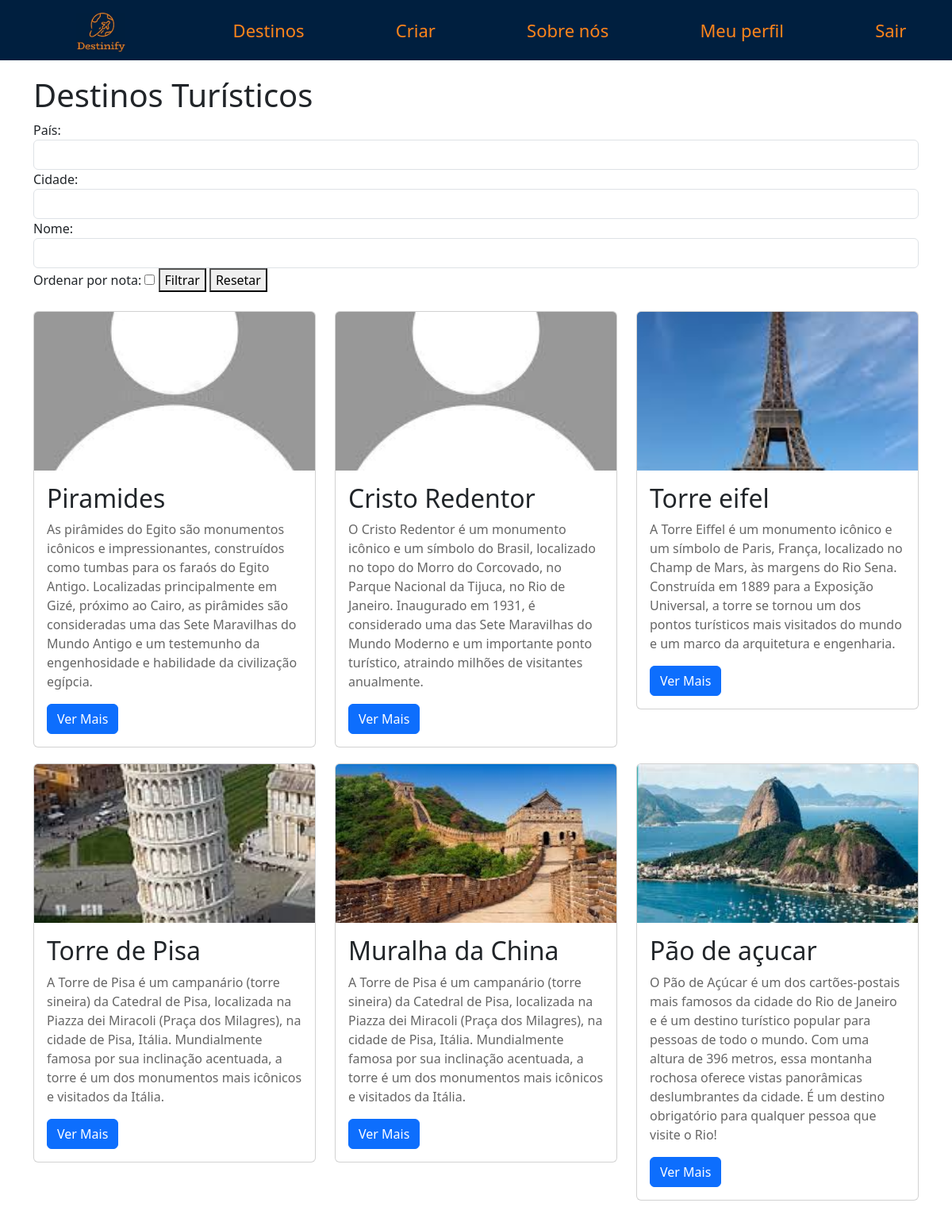
The app's page //destinos/ (signed in) with its own data.
### destinos/models.py (models this page shows, shortened)
class LugarTuristico(models.Model):
    nome = models.CharField(max_length=255)
    pais = models.CharField(max_length=255)
    estado = models.CharField(max_length=255,  blank=True, null=True, default='')
    cidade = models.CharField(max_length=255)
    foto = models.ImageField(upload_to="lugares/", blank=True, null=True)
    descricao = models.TextField()
    nota = models.DecimalField(max_digits=2, decimal_places=1, null=True, default=0)
    comentarios = models.ManyToManyField('Comentario', blank=True)

### destinos/views.py (the view)
# urls.py: path('/destinos/', include('destinos.urls')),
@login_required
def destinos(request):
    filters = {}
    for field in ["pais", "cidade", "nome"]:
        value = request.GET.get(field)
        if value:
            filters[f"{field}__icontains"] = value
    if request.GET.get("ordenar_por_nota"):
        destinos = LugarTuristico.objects.filter(**filters).order_by("-nota")
    else:
        destinos = LugarTuristico.objects.filter(**filters)
    return render(request, "destinos.html", {"destinos": destinos})

### destinos/templates/destinos.html
{% extends "base.html" %}
{% load static %}
{% block 'cabecalho' %}
    <link rel="stylesheet" href="{% static 'destinos/css/destinos.css' %}" />
{% endblock 'cabecalho' %}
{% block 'conteudo' %}
    <div class="container">
        <h1>Destinos Turísticos</h1>
        <form action="{% url 'destinos' %}" method="GET">
            <label for="pais">País:</label>
            <input class="form-control" type="text" name="pais" id="pais" value="{{ pais }}">
            <label for="cidade">Cidade:</label>
            <input  class="form-control" type="text" name="cidade" id="cidade" value="{{ cidade }}">
            <label for="nome">Nome:</label>
            <input class="form-control" type="text" name="nome" id="nome" value="{{ nome }}">
            <label for="ordenar_por_nota">Ordenar por nota:</label>
            <input  type="checkbox" name="ordenar_por_nota" id="ordenar_por_nota" {{ ordenar_por_nota }}>
            <button type="submit">Filtrar</button>
            <button type="submit" name="resetar">Resetar</button>
        </form>
        <br>
        <div class="row">
            {% for destino in destinos %}
            <div class="col-md-4">
                <div class="card">
                    <img class="card-img-top" src="{{destino.foto.url}}" alt="{{ destino.nome }}">
                    <div class="card-body">
                        <h2 class="card-title">{{ destino.nome }}</h2>
                        <p class="card-text">{{ destino.descricao }}</p>
                        <a href="{% url 'destino_detalhe' destino.id %}" class="btn btn-primary">Ver Mais</a>
                    </div>
                </div>
            </div>
            {% endfor %}
        </div>
    </div>
{% endblock 'conteudo' %}

### templates/static/destinos/css/destinos.css (style rules this page uses)
body { font-family: sans-serif; margin: 0; padding: 0; background-color: #000; }
h1, h2, h3, h4, h5, h6 { font-weight: bold; }
p { font-size: 16px; line-height: 1.5; }
a { text-decoration: none; color: #000; }
.card { margin-bottom: 20px; border: 1px solid #ddd; border-radius: 4px; }
.card-body { padding: 15px; }
.card-img-top { height: 200px; object-fit: cover; }
.container { max-width: 960px; margin: 0 auto; padding: 20px; }
.card-title { color: #337ab7; }
.card-text { color: #666; }
.btn-primary { background-color: #337ab7; border-color: #337ab7; }

### records on screen
LugarTuristico: foto (picture), nome "Piramides", descricao "As pirâmides do Egito são monumentos icônicos e impressionantes, construídos como tumbas para os faraós do Egito Antigo. Localizadas principalmente em Gizé, próximo ao Cairo, as pirâmides são consideradas uma das Sete Maravilhas do Mundo Antigo e um testemunho da engenhosidade e habilidade da civilização egípcia."
LugarTuristico: foto (picture), nome "Cristo Redentor", descricao "O Cristo Redentor é um monumento icônico e um símbolo do Brasil, localizado no topo do Morro do Corcovado, no Parque Nacional da Tijuca, no Rio de Janeiro. Inaugurado em 1931, é considerado uma das Sete Maravilhas do Mundo Moderno e um importante ponto turístico, atraindo milhões de visitantes anualmente."
LugarTuristico: foto (picture), nome "Torre eifel", descricao "A Torre Eiffel é um monumento icônico e um símbolo de Paris, França, localizado no Champ de Mars, às margens do Rio Sena. Construída em 1889 para a Exposição Universal, a torre se tornou um dos pontos turísticos mais visitados do mundo e um marco da arquitetura e engenharia."
LugarTuristico: foto (picture), nome "Torre de Pisa", descricao "A Torre de Pisa é um campanário (torre sineira) da Catedral de Pisa, localizada na Piazza dei Miracoli (Praça dos Milagres), na cidade de Pisa, Itália. Mundialmente famosa por sua inclinação acentuada, a torre é um dos monumentos mais icônicos e visitados da Itália."
LugarTuristico: foto (picture), nome "Muralha da China", descricao "A Torre de Pisa é um campanário (torre sineira) da Catedral de Pisa, localizada na Piazza dei Miracoli (Praça dos Milagres), na cidade de Pisa, Itália. Mundialmente famosa por sua inclinação acentuada, a torre é um dos monumentos mais icônicos e visitados da Itália."
LugarTuristico: foto (picture), nome "Pão de açucar", descricao "O Pão de Açúcar é um dos cartões-postais mais famosos da cidade do Rio de Janeiro e é um destino turístico popular para pessoas de todo o mundo. Com uma altura de 396 metros, essa montanha rochosa oferece vistas panorâmicas deslumbrantes da cidade. É um destino obrigatório para qualquer pessoa que visite o Rio!"
